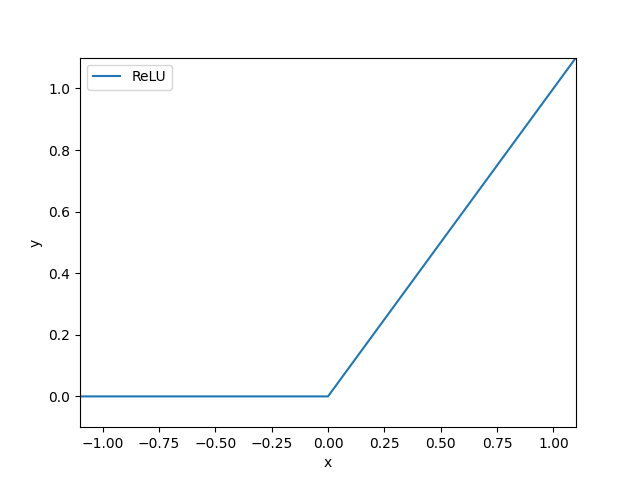

The Python source for this figure:
import numpy as np
import matplotlib.pyplot as plt
import math

x = np.arange(-9, 9, 0.1)
y = []
for x1 in x:
    # y1 = math.exp(x)
    # y1 = 1 / (1 + math.exp(-x1))
    if x1 < 0:
        y1 = 0
    else:
        y1 = x1
    y.append(y1)
plt.plot(x, y, label = "ReLU")
plt.xlabel("x")
plt.ylabel("y")
plt.xlim(-1.1, 1.1)
plt.ylim(-0.1, 1.1)
plt.legend()
plt.savefig("./ReLU.png")
# plt.show()